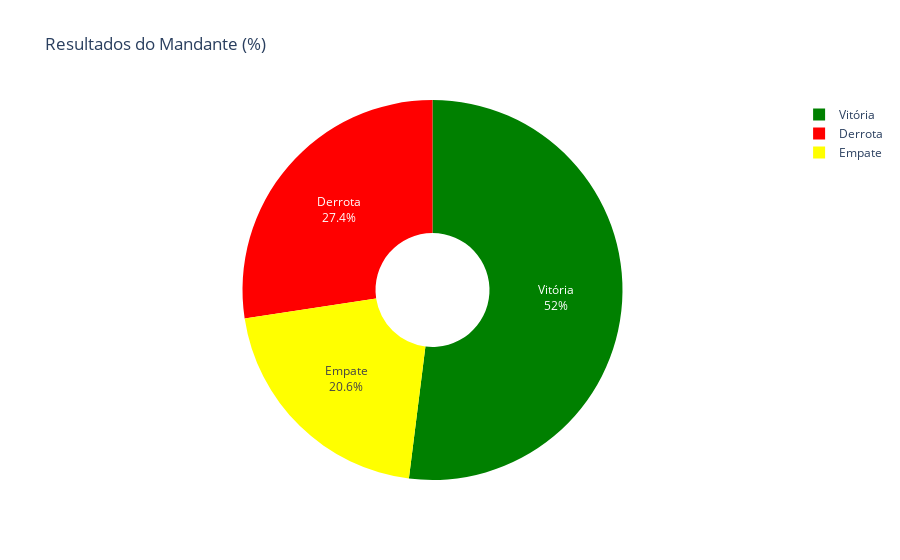

Notebook code for this chart:
### Markdown cell above
### A vantagem de jogar em casa é real? 🏠

Jogar em casa sempre foi considerado um fator importante no futebol. Mas será que os dados do Brasileirão confirmam essa crença?  
Abaixo, analisamos a proporção de vitórias, empates e derrotas dos times mandantes ao longo dos anos.

### Code cell
resumo_mandante = df_analise['resultado'].value_counts(normalize=True).mul(100).reset_index()
resumo_mandante.columns = ['resultado', 'percentual']

print("--- Resultados Gerais do Mandante ---")
display(resumo_mandante.round(2))

fig = px.pie(resumo_mandante, names='resultado', values='percentual', title='Resultados do Mandante (%)',
             color='resultado', color_discrete_map=COLOR_RESULTADO, hole=.3)
fig.update_traces(textposition='inside', textinfo='percent+label')
fig.show()

### Figure 1 — Plotly figure (JSON) as saved in the notebook; plotly's stock layout.template omitted (floating-point values rounded to 4 significant figures)
{"data": [{"customdata": [["Vitória"], ["Derrota"], ["Empate"]], "domain": {"x": [0, 1], "y": [0, 1]}, "hole": 0.3, "hovertemplate": "resultado=%{customdata[0]}<br>percentual=%{value}<extra></extra>", "labels": ["Vitória", "Derrota", "Empate"], "legendgroup": "", "marker": {"colors": ["green", "red", "yellow"]}, "name": "", "showlegend": true, "textinfo": "percent+label", "textposition": "inside", "type": "pie", "values": [51.98, 27.4, 20.61]}], "layout": {"legend": {"tracegroupgap": 0}, "title": {"text": "Resultados do Mandante (%)"}}}
